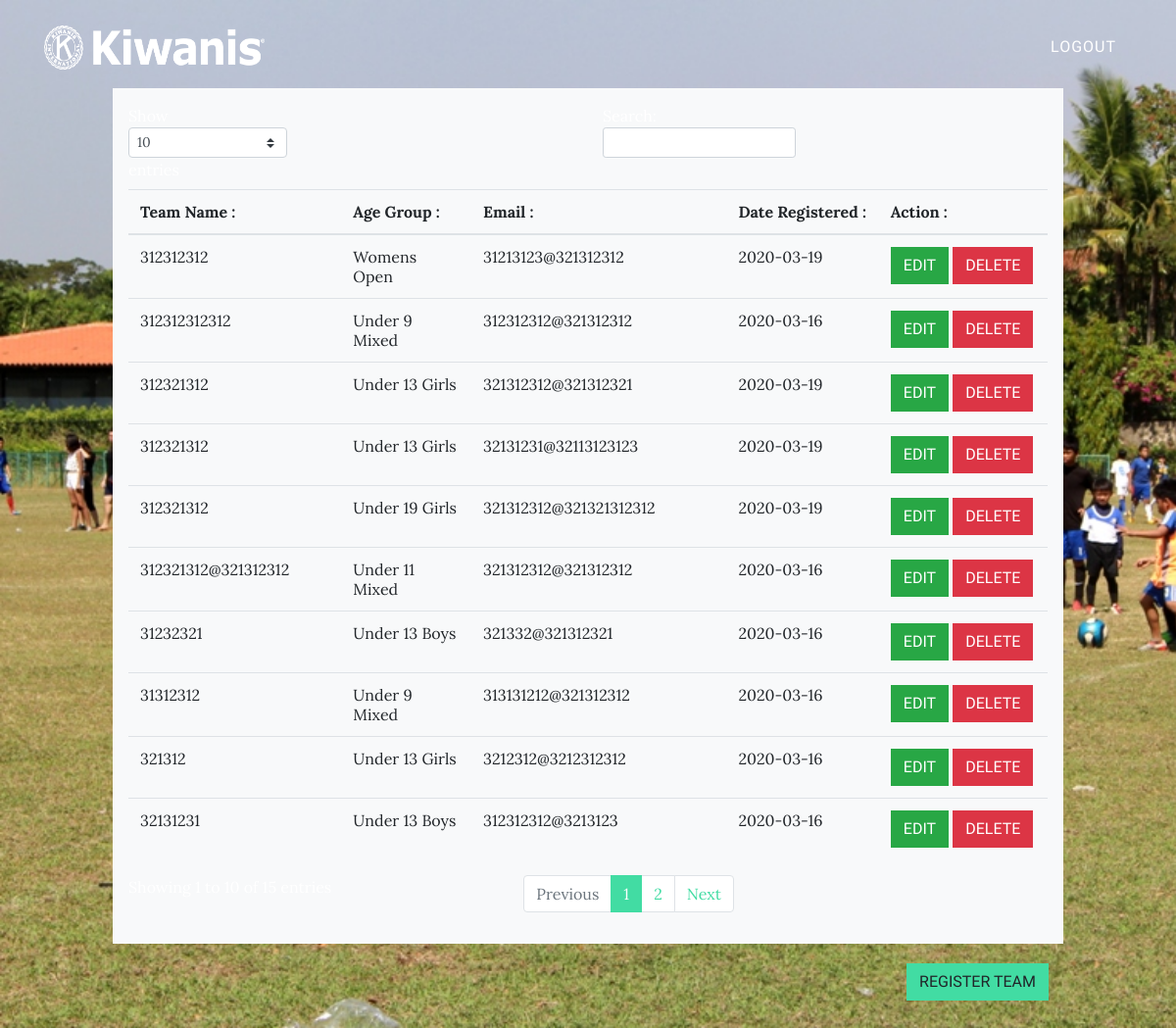
Page /admin (signed in) on the committed database.
### models.py (models this page shows, shortened)
class Registered(db.Model):
    id = db.Column(db.Integer, primary_key=True)
    team_name = db.Column(db.String(100),nullable =False)
    ageGroup = db.Column(db.Integer, nullable=False)
    email = db.Column(db.String(100), nullable=False)
    date_registered = db.Column(db.DateTime, default=datetime.utcnow)

### views.py (the view)
@app.route("/admin", methods = ['POST','GET'])
@login_required
def admin():
    if request.method == 'POST':
        reg_teamname = request.form['teamname']
        reg_agegroup = request.form['agegroup']
        reg_email = request.form['email']
        new_reg = Registered(team_name = reg_teamname, ageGroup = reg_agegroup , email = reg_email)
        db.session.add(new_reg)
        db.session.commit()
        return redirect("/admin")
    else:
        try:
            reg = Registered.query.all()
            return render_template('admin.html', reg = reg)
        except:
            return render_template('admin.html')

### models.py (called while the page is built)
@login_manager.user_loader
def load_user(user_id):
    return Admin.query.get(int(user_id))

### templates/admin.html (shortened to what this page needs)
{% extends 'baseAdmin.html' %}
{% block body %}
    <div class="d-flex justify-content-center">
      <div class="col-lg-10 col-md-10 col-xs-10" style="padding-top: 90px;">
        <div class="p-3 bg-light">
          <table class="table" id="datatable">
            <thead>
              <tr>
                <th>
                  Team Name :
                </th>
                <th>
                  Age Group :
                </th>
                <th>
                  Email :
                </th>
                <th>
                  Date Registered :
                </th>
                <th>
                  Action :
                </th>
              </tr>
            </thead>
            <tbody>
              {% for item in reg %}
              <tr>
                <td>
                  {{ item.team_name }}
                </td>
                <td>
                  {{ item.ageGroup }}
                </td>
                <td>
                  {{ item.email }}
                </td>
                <td>
                  {{ item.date_registered.date() }}
                </td>
                <td>
                  <button type="button" style="display: inline;" class="btn btn-success"
                    onclick="displayEditModal({{item.id}});">Edit</button>
                  <a class="btn btn-danger" href='/admin/delete/{{item.id}}' onclick="alertMsg()">Delete</a>
                </td>
              </tr>
              {% endfor%}
            </tbody>
          </table>
        </div>
        <div class="form-group">
          <div class="col-md-12" style="padding-top: 20px; padding-bottom: 50px;">
            <button type="button" style="display: inline;" class="btn btn-primary float-right"
              onclick="displayRegisterModal();">Register Team</button>
          </div>
        </div>
      </div>
    </div>
  {% endblock %}

### templates/baseAdmin.html (shortened to what this page needs)
<!DOCTYPE html>
<html lang='en'>
<head>
    <link rel="stylesheet" type="text/css" href="https://cdn.datatables.net/v/dt/dt-1.10.20/datatables.min.css"/>
    <link rel= "stylesheet" type= "text/css" href= "{{ url_for('static',filename='css/bootstrap.min.css') }}">
    <link rel= "stylesheet" type= "text/css" href= "{{ url_for('static',filename='css/mine.css') }}">
    <link rel="stylesheet" href="https://cdnjs.cloudflare.com/ajax/libs/font-awesome/4.7.0/css/font-awesome.min.css">
</head>
<body class ="adminBG">
    {% block body %}
    {% endblock %}
</body>
</html>

### templates/navbarAdmin.html (shortened to what this page needs)
<nav class="navbar navbar-light navbar-expand-md navbar navbar-expand-lg fixed-top" id="mainNav">
    <div class="container"><a class="navbar-brand js-scroll-trigger" href="/"><img
                src="/static/img/logo_kiwanis_horizontal_rev.png" height="45" width="225"></a>
        <div class="collapse navbar-collapse" id="navbarResponsive">
            <ul class="nav navbar-nav ml-auto">
                <li role="presentation" class="nav-item nav-link js-scroll-trigger"><a
                        class="nav-link active js-scroll-trigger" href="/logout">Logout</a></li>
            </ul>
        </div>
    </div>
</nav>

### static/css/mine.css (style rules this page uses)
.adminBG { background-image:url('/static/img/main.jpg'); background-repeat: no-repeat; background-attachment: fixed; background-size: cover; }

### templates/baseAdmin.html (style rules this page uses)
body { background-image:url('/static/img/main.jpg'); background-repeat: no-repeat; background-attachment: fixed; background-size: cover; }

### rows in the picture
Registered: team_name "321312", ageGroup "Under 13 Girls", email "3212312@3212312312", date_registered "2020-03-16"
Registered: team_name "32131231", ageGroup "Under 13 Boys", email "312312312@3213123", date_registered "2020-03-16"
Registered: team_name "312321312@321312312", ageGroup "Under 11 Mixed", email "321312312@321312312", date_registered "2020-03-16"
Registered: team_name "312312312312", ageGroup "Under 9 Mixed", email "312312312@321312312", date_registered "2020-03-16"
Registered: team_name "31232321", ageGroup "Under 13 Boys", email "321332@321312321", date_registered "2020-03-16"
Registered: team_name "31312312", ageGroup "Under 9 Mixed", email "313131212@321312312", date_registered "2020-03-16"
Registered: team_name "312321312", ageGroup "Under 13 Girls", email "321312312@321312321", date_registered "2020-03-19"
Registered: team_name "312312312", ageGroup "Womens Open", email "31213123@321312312", date_registered "2020-03-19"
Registered: team_name "312321312", ageGroup "Under 13 Girls", email "32131231@32113123123", date_registered "2020-03-19"
Registered: team_name "312321312", ageGroup "Under 19 Girls", email "321312312@321321312312", date_registered "2020-03-19"
